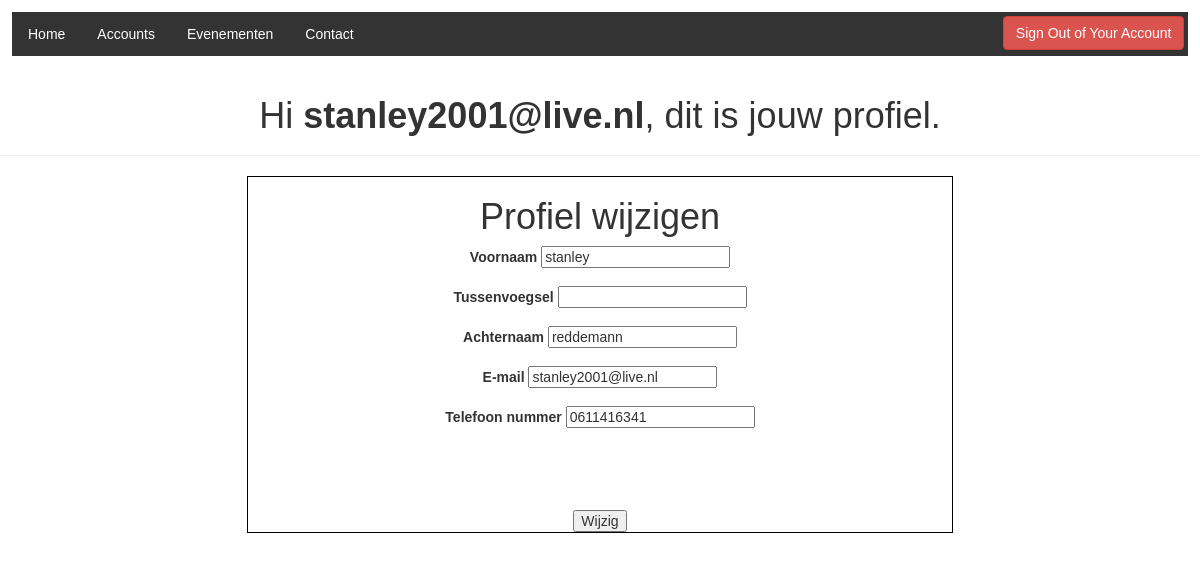
The page /login_template/welcome.php (signed in) on the database its author committed.
### tables this page shows
CREATE TABLE IF NOT EXISTS `account` (
  `accountID` int(11) NOT NULL AUTO_INCREMENT,
  `voornaam` varchar(45) DEFAULT NULL,
  `tussenvoegsel` varchar(45) DEFAULT NULL,
  `achternaam` varchar(128) DEFAULT NULL,
  `email` varchar(254) DEFAULT NULL,
  `foto` varchar(254) DEFAULT NULL,
  `telefoon` varchar(15) DEFAULT NULL,
  `password` varchar(255) NOT NULL,
  PRIMARY KEY (`accountID`)
);

### login_template/welcome.php (the view, shortened to what this page needs)
<?php
$email = htmlspecialchars($_SESSION["email"]);
$DBConnect = new mysqli("localhost","root","","evenement");
$sql = "Select * from account where email = '$email'";
$result = $DBConnect->query($sql);
if ($result->num_rows > 0) {
    while ($row = $result->fetch_assoc()) {
            $voornaam = $row["voornaam"];
            $tussenvoegsel = $row["tussenvoegsel"];
            $achternaam= $row["achternaam"];
            $email= $row["email"];
            $telefoon= $row["telefoon"];
    }
}else{
    $DBConnect->error;
}
?>
<!DOCTYPE html>
<html lang="en">
<head>
    <link rel="stylesheet" href="https://maxcdn.bootstrapcdn.com/bootstrap/3.3.7/css/bootstrap.css">
</head>
<body>
<div>
    <ul id="nav_ul">
        <li class="nav_li"><a class="nav_a" href="../index.php">Home</a></li>
        <li class="nav_li"><a class="nav_a" href="../accounts.php">Accounts</a></li>
        <li class="nav_li"><a class="nav_a" href="../evenementen.php">Evenementen </a></li>
        <li class="nav_li"><a class="nav_a" href="../contact.php">Contact </a></li>
        <li class="nav_li" id="logout">    <a href="back/logout.php" class="btn btn-danger">Sign Out of Your Account</a>
        </li>
    </ul>
</div>
<div class="page-header">
    <h1>Hi <b><?php echo htmlspecialchars($_SESSION["email"]); ?></b>, dit is jouw profiel.</h1>
</div>
<div id="div_table">
    <form action="back/profiel_wijzigen.php" method="post">
        <div id="form">
            <h1 id="header">Profiel wijzigen</h1>
            <label class="col-25" for="" >Voornaam</label>
            <input class="col-75" type="text"  name="voornaam" value="<?php echo $voornaam?>">
            <br><br>
            <label class="col-25" for="" >Tussenvoegsel</label>
            <input class="col-75" type="text"  name="tussenvoegsel" value="<?php echo $tussenvoegsel?>">
            <br><br>
            <label class="col-25" for="" >Achternaam</label>
            <input class="col-75" type="text"  name="achternaam" value="<?php echo $achternaam?>">
            <br><br>
            <label class="col-25" for="" >E-mail</label>
            <input class="col-75" type="text"  name="email" value="<?php echo $email?>">
            <br><br>
            <label class="col-25" for="" >Telefoon nummer</label>
            <input class="col-75" type="tel"  name="telefoon" value="<?php echo $telefoon?>">
            <br><br>
            <br><br><br><br>
            <input type="submit" class="submit" value="Wijzig"><br>
        </div>
    </form>
</div>
</body>
</html>

### login_template/welcome.php (style rules this page uses)
body { font: 14px sans-serif; text-align: center; }
#header { text-align: center; }
#form { width: 60%; margin: 0 auto; margin-top: 5px; border: 1px black solid; }
.col-25 { text-align: left; }
.col-75 { text-align: left; }
div { margin: 1%; }
#nav_ul { list-style-type: none; margin: 0; padding: 0; overflow: hidden; background-color: #333; }
.nav_li { float: left; }
.nav_a { display: block; color: white; text-align: center; padding: 14px 16px; text-decoration: none; }
#logout { float: right; padding-top: 0.3%; padding-right: 0.3%; }

### rows shown on the page
account: voornaam "stanley", achternaam "reddemann", email "stanley2001@live.nl", telefoon "0611416341"

### other values the page prints
$_SESSION["email"] "stanley2001@live.nl"
